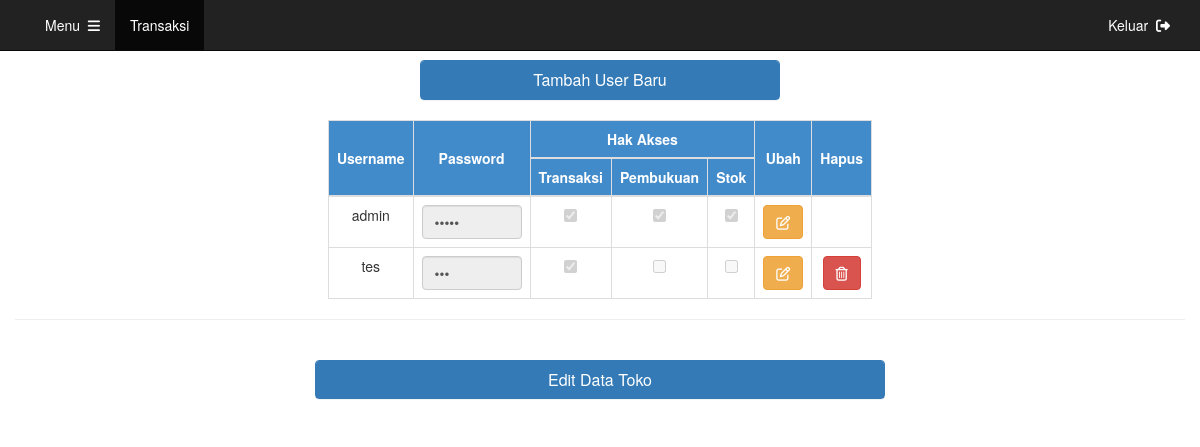
Page /pengaturan/pengaturan.php (signed in) on the earlier database version.
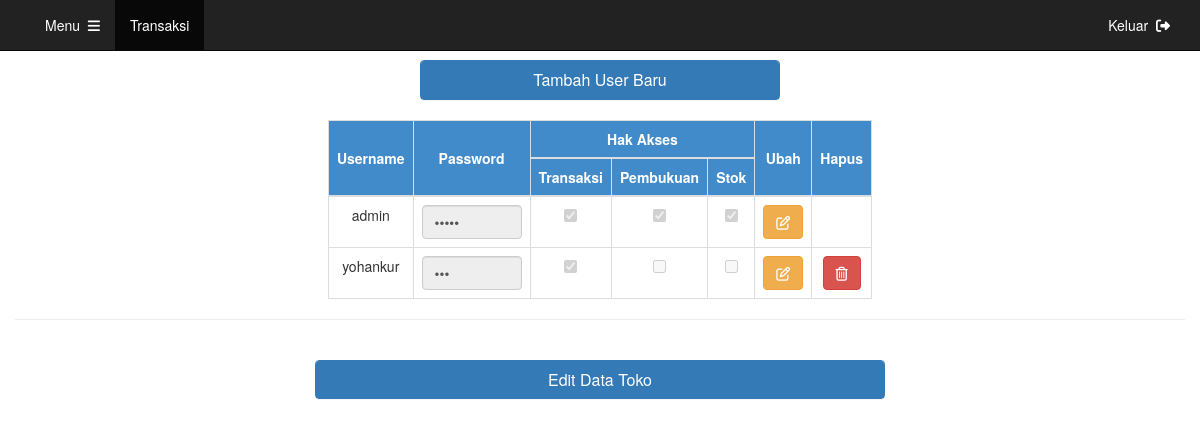
Same page on the later database version.
### tables this page shows
CREATE TABLE `user` (
  `username` varchar(20) NOT NULL,
  `password` varchar(20) NOT NULL,
  `invoice` tinyint(1) NOT NULL,
  `pembukuan` tinyint(1) NOT NULL,
  `stok` tinyint(1) NOT NULL,
  `pengaturan` tinyint(1) NOT NULL
);

### pengaturan/pengaturan.php (the view, shortened to what this page needs)
<?php
include '../connectdb.php';
?>
<!DOCTYPE html>
<html lang="en">
  <head>
    <?php include '../import.php'; ?>
  </head>
  <body>
    <?php include "../header.php"?>
    <div class="container" style="margin-top: 60px;">
      <div class="row">
        <div class="col-md-4">
        </div>
        <div class="col-md-4">
          <div class="panel-group" id="accordion" role="tablist" aria-multiselectable="true">
            <div class="panel panel-primary" style="width: auto;">
              <div class="panel-heading text-center" role="tab" id="headingOne">
                <h4 class="panel-title">
                  <a class="collapsed" role="button" data-toggle="collapse" data-parent="#accordion" href="#collapseOne" aria-expanded="false" aria-controls="collapseOne">
                    Tambah User Baru
                  </a>
                </h4>
              </div>
            </div>
          </div>
        </div>
        <div class="col-md-4">
        </div>
      </div>
      <div class="row">
        <center>
          <table class='table table-bordered table-hover' id='transData' style="width: auto;">
            <thead>
              <tr>
                <th rowspan="2" class='text-center' style="background-color:#428BCA;color:#FFF; vertical-align: middle;">Username</th>
                <th rowspan="2" class='text-center' style="background-color:#428BCA;color:#FFF; vertical-align: middle;">Password</th>
                <th colspan="3" class='text-center' style="background-color:#428BCA;color:#FFF">Hak Akses</th>
                <th rowspan="2" class='text-center' style="background-color:#428BCA;color:#FFF; vertical-align: middle;">Ubah</th>
                <th rowspan="2" class='text-center' style="background-color:#428BCA;color:#FFF; vertical-align: middle;">Hapus</th>
              </tr>
              <tr>
                <th class='text-center' style="background-color:#428BCA;color:#FFF">Transaksi</th>
                <th class='text-center' style="background-color:#428BCA;color:#FFF">Pembukuan</th>
                <th class='text-center' style="background-color:#428BCA;color:#FFF">Stok</th>
              </tr>
            </thead>
            <tbody>
            <?php
            $result = mysqli_query($con, "SELECT * FROM user");
            while($row = mysqli_fetch_array($result))
            {
              if(!isset($_GET['username']))
              {
                echo "<tr>";
                echo "<td class='text-center' id='".$row['username']."'>".$row['username']."</td>";
                echo "<td class='text-center'><input type='password' class='form-control' style='width: 100px;' disabled value=".$row['password']."></td>";
                if($row['invoice']==1)
                {
                  echo "<td class='text-center'><input type='checkbox' checked disabled></td>";
                }
                else
                {
                  echo "<td class='text-center'><input type='checkbox' disabled></td>";
                }
                if($row['pembukuan']==1)
                {
                  echo "<td class='text-center'><input type='checkbox' checked disabled></td>";
                }
                else
                {
                  echo "<td class='text-center'><input type='checkbox' disabled></td>";
                }
                if($row['stok']==1)
                {
                  echo "<td class='text-center'><input type='checkbox' checked disabled></td>";
                }
                else
                {
                  echo "<td class='text-center'><input type='checkbox' disabled></td>";
                }
                  echo "<td class='text-center'><a href='pengaturan.php?username=".$row['username']."'><button class='btn btn-warning'><i class='far fa-edit'></button></a></td>";
                  if($row['username']!="admin")
                    echo "<td class='text-center'><a href='delete_user.php?username=".$row['username']."'><button class='btn btn-danger'><i class='far fa-trash-alt'></button></a></td>";
                  else
                    echo '<td></td>';
                echo "</tr>";
              }
            }
            ?>
            </tbody>
          </table>
          <hr><br>
          <div class="row">
            <div class="col-md-3"></div>
            <div class="col-md-6">
              <div class="panel-group" id="accordion" role="tablist" aria-multiselectable="true">
            <div class="panel panel-primary" style="width: auto;">
              <div class="panel-heading text-center" role="tab" id="headingTwo">
                <h4 class="panel-title">
                  <a class="collapsed" role="button" data-toggle="collapse" data-parent="#accordion" href="#collapseTwo" aria-expanded="false" aria-controls="collapseTwo">
                    Edit Data Toko
                  </a>
                </h4>
              </div>
            </div>
          </div>
            </div>
            <div class="col-md-3"></div>
          </div>
        </center>
      </div>
    </div>
  </body>
</html>

Differences in the rows shown:
removed user: username "tes"
added user: username "yohankur"
